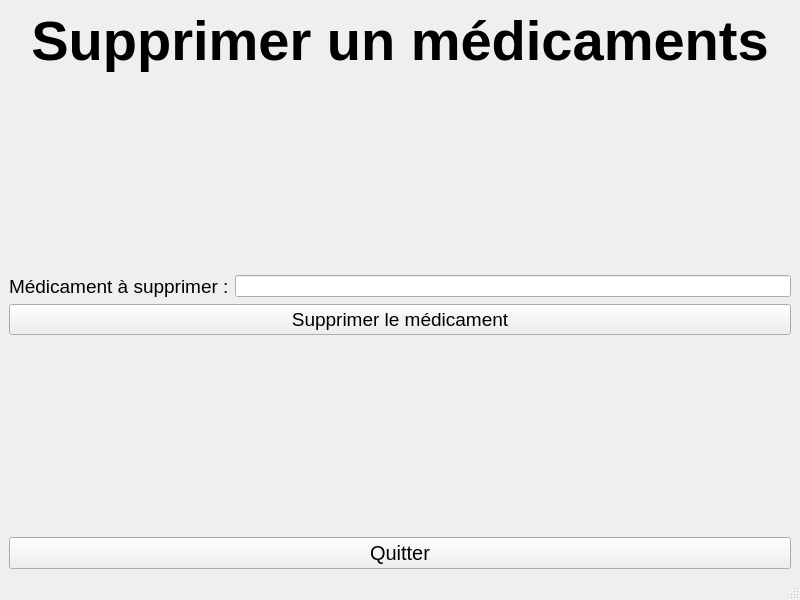
<?xml version="1.0" encoding="UTF-8"?>
<ui version="4.0">
 <class>MedicamentsSupprimer</class>
 <widget class="QMainWindow" name="MedicamentsSupprimer">
  <property name="geometry">
   <rect>
    <x>0</x>
    <y>0</y>
    <width>800</width>
    <height>600</height>
   </rect>
  </property>
  <property name="windowTitle">
   <string>PharmacieManager - Médicaments</string>
  </property>
  <widget class="QWidget" name="centralwidget">
   <layout class="QVBoxLayout" name="verticalLayout">
    <item>
     <widget class="QLabel" name="Menu">
      <property name="font">
       <font>
        <pointsize>42</pointsize>
        <bold>true</bold>
       </font>
      </property>
      <property name="text">
       <string>Supprimer un médicaments</string>
      </property>
      <property name="textFormat">
       <enum>Qt::TextFormat::AutoText</enum>
      </property>
      <property name="alignment">
       <set>Qt::AlignmentFlag::AlignCenter</set>
      </property>
      <property name="wordWrap">
       <bool>true</bool>
      </property>
      <property name="textInteractionFlags">
       <set>Qt::TextInteractionFlag::NoTextInteraction</set>
      </property>
     </widget>
    </item>
    <item>
     <spacer name="verticalSpacer_2">
      <property name="orientation">
       <enum>Qt::Orientation::Vertical</enum>
      </property>
      <property name="sizeHint" stdset="0">
       <size>
        <width>20</width>
        <height>40</height>
       </size>
      </property>
     </spacer>
    </item>
    <item>
     <layout class="QHBoxLayout" name="horizontalLayout_4">
      <item>
       <widget class="QLabel" name="SupprimerInfo">
        <property name="font">
         <font>
          <pointsize>14</pointsize>
         </font>
        </property>
        <property name="text">
         <string>Médicament à supprimer :</string>
        </property>
        <property name="textInteractionFlags">
         <set>Qt::TextInteractionFlag::NoTextInteraction</set>
        </property>
       </widget>
      </item>
      <item>
       <widget class="QLineEdit" name="SupprimerData"/>
      </item>
     </layout>
    </item>
    <item>
     <widget class="QPushButton" name="Supprimer">
      <property name="font">
       <font>
        <pointsize>14</pointsize>
       </font>
      </property>
      <property name="text">
       <string>Supprimer le médicament</string>
      </property>
     </widget>
    </item>
    <item>
     <spacer name="verticalSpacer">
      <property name="orientation">
       <enum>Qt::Orientation::Vertical</enum>
      </property>
      <property name="sizeHint" stdset="0">
       <size>
        <width>20</width>
        <height>40</height>
       </size>
      </property>
     </spacer>
    </item>
    <item>
     <widget class="QPushButton" name="Quitter">
      <property name="font">
       <font>
        <pointsize>15</pointsize>
       </font>
      </property>
      <property name="text">
       <string>Quitter</string>
      </property>
     </widget>
    </item>
   </layout>
  </widget>
  <widget class="QStatusBar" name="statusbar"/>
 </widget>
 <resources/>
 <connections/>
</ui>
